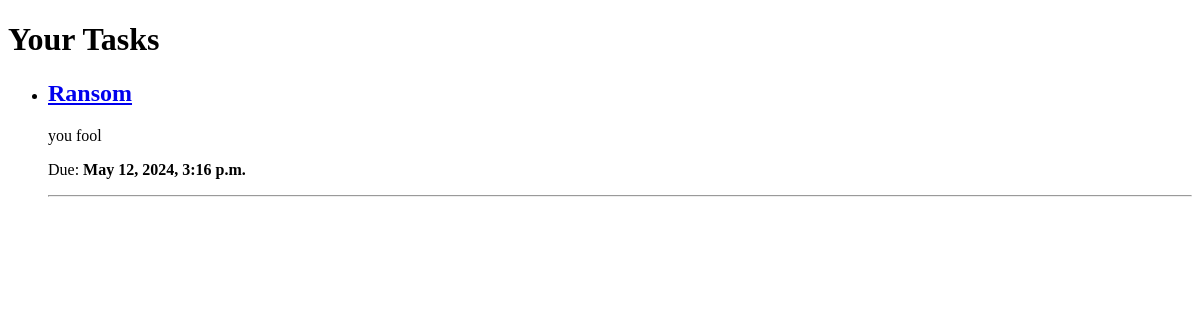
/tasks/, run on an earlier commit of the app's database.
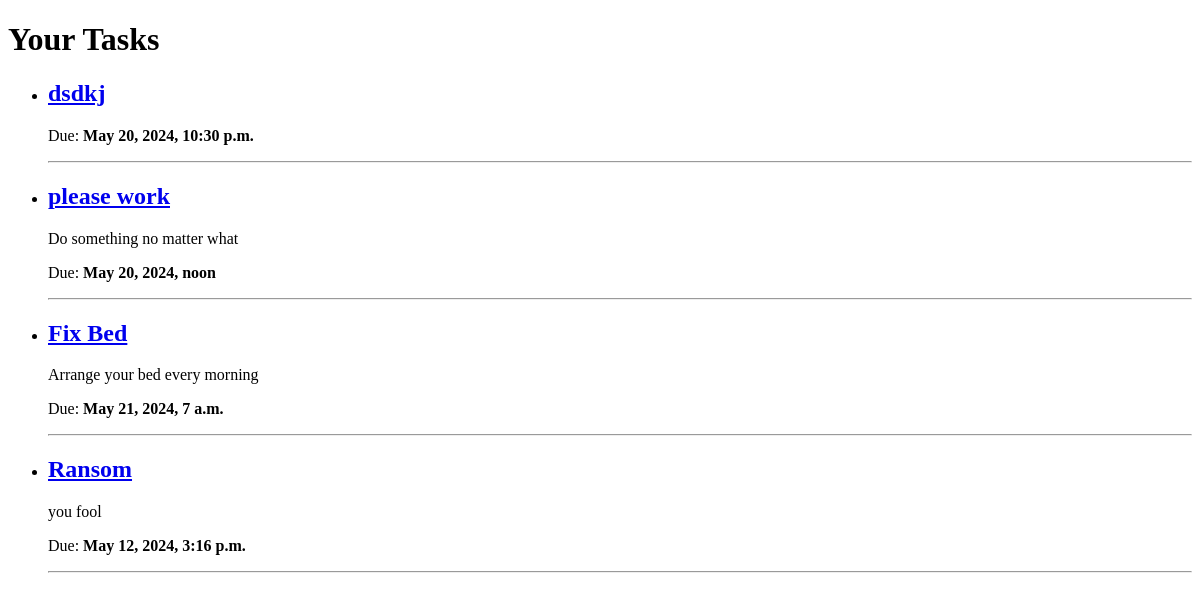
And on a later commit of the database.
### todolist/models.py (models this page shows, shortened)
class Task(models.Model):
    title = models.CharField(max_length=200, null=False, blank=False)
    description = models.TextField(blank=True)
    created_on = models.DateTimeField(auto_now_add=True)
    deadline = models.DateTimeField()
    class Meta:
        ordering = ["-created_on"]

### todolist/views.py (the view)
# urls.py: path('tasks/', views.TaskListView.as_view(), name="task.list"),
class TaskListView(ListView):
    model = Task
    context_object_name = "tasks"
    def get_queryset(self):
        return Task.objects.all()[:10]

### todolist/templates/todolist/task_list.html (shortened to what this page needs)
{% extends 'base.html' %}
{% block content %}
<h1>Your Tasks</h1>
<ul>
  {% for task in tasks %}
  <li>
    <h2><a href="{% url 'task.detail' task.id %}">{{task.title}}</a></h2>
  </li>
  <p>{{task.description}}</p>
  <p>Due: <b>{{task.deadline}}</b></p>
  <hr />
  {% endfor %}
</ul>
{% endblock content %}

### templates/base.html (shortened to what this page needs)
<!DOCTYPE html>
<html>
    <head>
        <link rel="stylesheet" href="">
    </head>
    <body>
        {% block content %}
        {% endblock %}
    </body>
</html>

What changed in the data, as far as the page shows it:
added Task: title "dsdkj", deadline "May 20, 2024, 10:30 p.m."
added Task: title "please work", description "Do something no matter what", deadline "May 20, 2024, noon"
added Task: title "Fix Bed", description "Arrange your bed every morning", deadline "May 21, 2024, 7 a.m."
